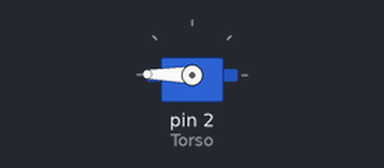
A sketch run on a simulated Arduino Uno, built with avr-gcc and run on an emulated ATmega328P. Shown: servo. What the sketch prints to the serial monitor is not drawn.

Above: at 1.0 s.
Timing chart, 0 to 2.5 s (numbered marks = the images above):
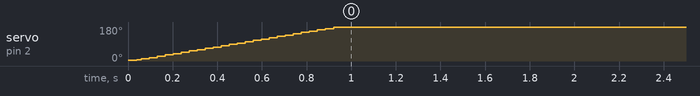

The sketch:

Robot_Arm_single_action_array.ino
```cpp
#include <Servo.h>

Servo Torso;

int startTime = 0;
int time_s = 1;
int startPos = 0;
int endPos = 180;


void move_servo(Servo &myservo, int move_Array[], int N){
  int previousTime = 0;
  for (int j = 0; j < N; j += 1){
    while (( millis() - previousTime) < 1){
    }
      myservo.write(move_Array[j]);
      previousTime = millis();
  }
}


void setup() {
  Torso.attach(2);
  Serial.begin(9600);

  int delta_pos = abs(startPos-endPos);
  int incr = round((time_s*1000)/delta_pos);
  int j=0;
  int pos_Array[incr*delta_pos]={};
  int N = (sizeof(pos_Array) / sizeof(pos_Array[0]));

  Serial.print("detla pos: ");
  Serial.println(delta_pos);
  Serial.print("increment step: ");
  Serial.println(incr);
  Serial.print("array size: ");
  Serial.println(N);
  for (int pos = startPos; pos < endPos; pos += 1){
    for (int i = 0; i < incr; i += 1){
      pos_Array[j*incr + i] = pos;
    }
    j += 1;
  }

  move_servo(Torso, pos_Array, N);

}

void loop() {

}
```

Measured:
- by itself, servo on pin 2 (Torso): moves from 3° to 179° over 0.88 s
